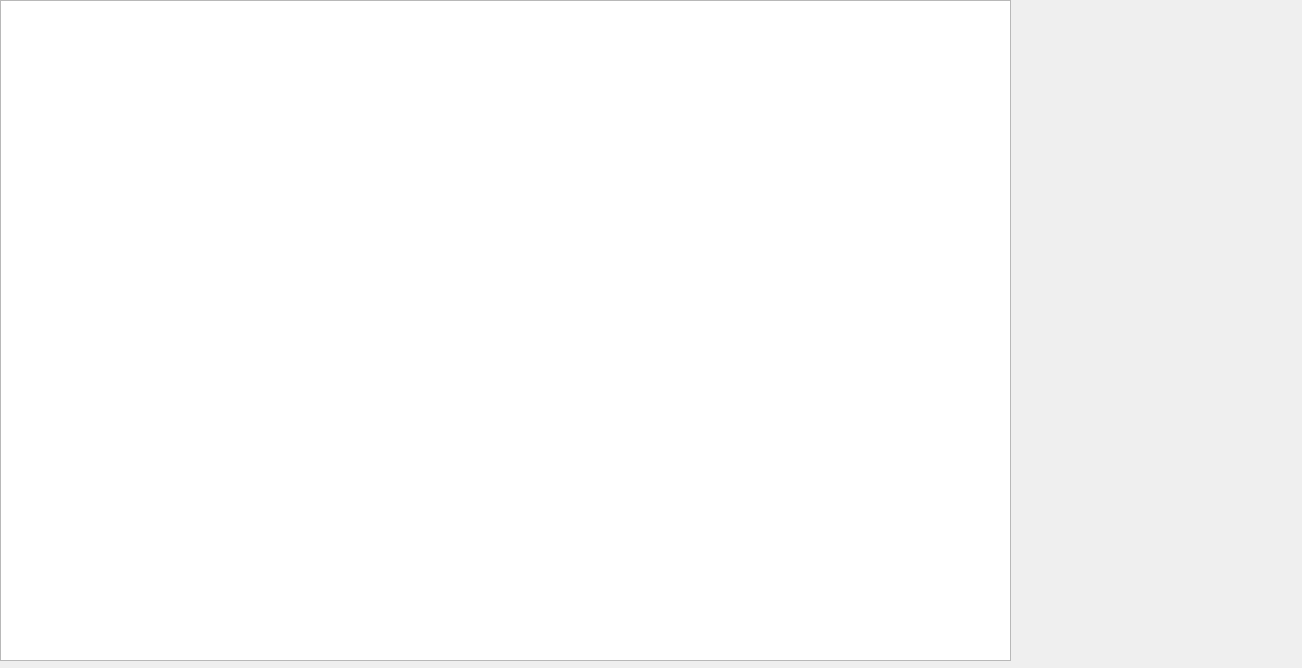
<?xml version="1.0" encoding="UTF-8"?>
<ui version="4.0">
 <class>Widget</class>
 <widget class="QWidget" name="Widget">
  <property name="geometry">
   <rect>
    <x>0</x>
    <y>0</y>
    <width>1302</width>
    <height>668</height>
   </rect>
  </property>
  <property name="windowTitle">
   <string>Widget</string>
  </property>
  <widget class="QLabel" name="label">
   <property name="geometry">
    <rect>
     <x>860</x>
     <y>200</y>
     <width>101</width>
     <height>151</height>
    </rect>
   </property>
   <property name="text">
    <string/>
   </property>
   <property name="pixmap">
    <pixmap>../images/1.png</pixmap>
   </property>
  </widget>
  <widget class="QGraphicsView" name="graphicsView">
   <property name="geometry">
    <rect>
     <x>0</x>
     <y>0</y>
     <width>1011</width>
     <height>661</height>
    </rect>
   </property>
   <property name="dragMode">
    <enum>QGraphicsView::NoDrag</enum>
   </property>
  </widget>
  <zorder>graphicsView</zorder>
  <zorder>label</zorder>
 </widget>
 <resources/>
 <connections/>
</ui>
